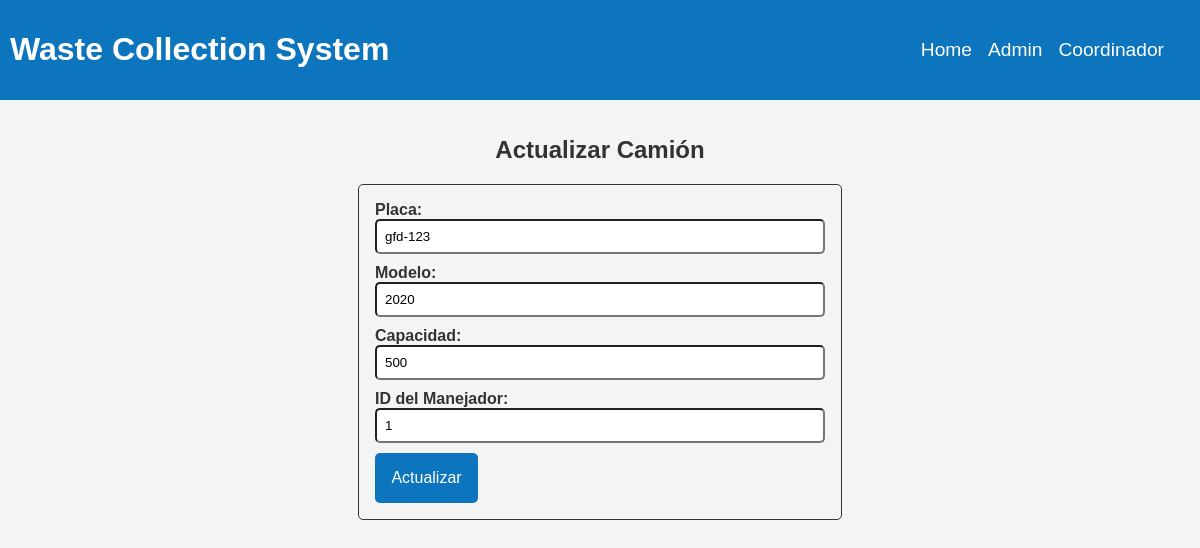
Page /camiones/actualizar/1 on the committed database.
### tables this page shows
CREATE TABLE CAMIONES (
            ID INTEGER PRIMARY KEY AUTOINCREMENT,
            ID_MANEJADOR INTEGER NOT NULL,
            PLACA TEXT UNIQUE NOT NULL,  
            MODELO VARCHAR(50),
            CAPACIDAD INTEGER
        );

### app/app.py (the view, shortened to what this page needs)
@app.route("/camiones/actualizar/<int:id>", methods=["GET", "POST"])
def actualizar_camiones(id):
    conn = sqlite3.connect('instance/WCS.db')
    cursor = conn.cursor()
    cursor.execute('SELECT * FROM camiones WHERE ID = ?', (id,))
    registro = cursor.fetchone()
    conn.close()
    return render_template("camiones/update.html", registro=registro)

### app/templates/camiones/update.html (shortened to what this page needs)
{% extends 'base.html' %}
{% block content %}
<div class="register_div">
    <h2>Actualizar Camión</h2>
    <form method="post" action="{{ url_for('actualizar_camiones', id=registro[0]) }}">
        <div class="form-group">
            <label for="placa">Placa:</label>
            <input type="text" class="form-control" id="placa" name="placa" value="{{ registro[2] }}" required>
        </div>
        <div class="form-group">
            <label for="modelo">Modelo:</label>
            <input type="text" class="form-control" id="modelo" name="modelo" value="{{ registro[3] }}">
        </div>
        <div class="form-group">
            <label for="capacidad">Capacidad:</label>
            <input type="number" class="form-control" id="capacidad" name="capacidad" value="{{ registro[4] }}"
                required>
        </div>
        <div class="form-group">
            <label for="id_manejador">ID del Manejador:</label>
            <input type="number" class="form-control" id="id_manejador" name="id_manejador" value="{{ registro[1] }}"
                required>
        </div>
        <button type="submit" class="btn btn-primary">Actualizar</button>
    </form>
</div>
{% endblock %}

### app/static/css/style.css (style rules this page uses)
body { font-family: "Arial", sans-serif; margin: 0; padding: 0; background-color: #f4f4f4; color: #333; }
.btn { background-color: #0d75be; color: #fff; border: none; padding: 10px; border-radius: 5px; cursor: pointer; font-size: 1rem; transition: all 0.3s ease-in-out; }
.btn { font-size: 1rem; text-decoration: none; text-align: center; padding: 1.025rem; }
.register_div { display: flex; justify-content: center; align-items: center; flex-direction: column; margin-top: 1rem; }
.register_div form { border: 1px solid #333; border-radius: 5px; text-decoration: none; font-weight: bold; width: 450px; transition: all 0.3s ease-in-out; padding: 1rem; align-items: center; margin-bottom: 1rem; }
.register_div input { padding: 8px; width: calc(100% - 20px); border-radius: 5px; margin-bottom: 10px; }

### rows in the picture
CAMIONES: placa "gfd-123", modelo "2020", capacidad "500", id_manejador "1"
